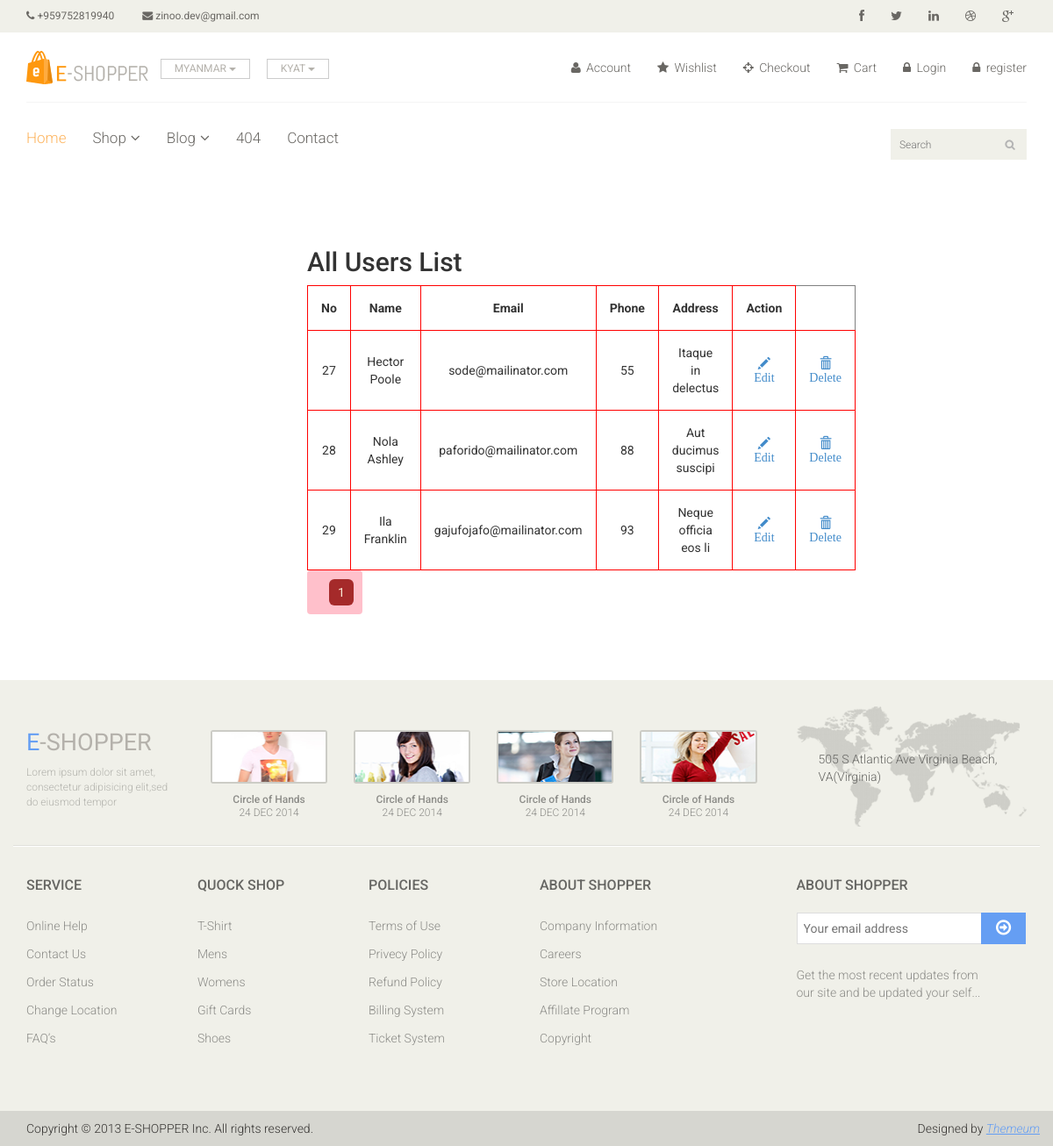
Page /all-users.php on the committed database.
### tables this page shows
CREATE TABLE `users` (
  `user_id` int(11) NOT NULL,
  `name` varchar(255) NOT NULL,
  `email` varchar(255) NOT NULL,
  `password` varchar(255) NOT NULL,
  `phone` varchar(255) NOT NULL,
  `address` text NOT NULL,
  `create_date` datetime NOT NULL,
  `updated_date` datetime NOT NULL
);

### all-users.php (the view, shortened to what this page needs)
<?php
include "db.php";
include "partials/header.php";
include "partials/header-banner.php";
?>
<div class="w-50  m-auto">
    <table border="1">
        <h2>All Users List</h2>
        <thead>
            <tr>
                <th>No</th>
                <th>Name</th>
                <th>Email</th>
                <th>Phone</th>
                <th>Address</th>
                <th>Action</th>
            </tr>
        </thead>
        <?php
        $record_per_page = 3;
        $page = '';
        if (isset($_GET['page'])) {
            $page = $_GET['page'];
        } else {
            $page = 1;
        }
        $start_page = ($page - 1) * $record_per_page;
        $user_qry = "SELECT * FROM users LIMIT $start_page,$record_per_page";
        $res = mysqli_query($db_connection, $user_qry);
        while ($data = mysqli_fetch_assoc($res)) :
        ?>
        <tbody>
            <tr>
                <td> <?php echo $data['user_id'];  ?></td>
                <td> <?php echo $data['name']  ?></td>
                <td> <?php echo $data['email']  ?></td>
                <td> <?php echo $data['phone']  ?></td>
                <td> <?php echo $data['address']  ?></td>
                <td>
                    <a href="edit-user.php?id=<?php echo $data['user_id'] ?>"><span class="glyphicon glyphicon-pencil">
                            Edit
                        </span></a>
                </td>
                <td>
                    <a href="delete-user.php?id=<?php echo $data['user_id'] ?>"><span class="glyphicon glyphicon-trash">
                            Delete</span></a>
                </td>
            </tr>
            <?php
        endwhile
            ?>
        </tbody>
    </table>
    <div class="pagination">
        <?php
        $page_qry = "SELECT * FROM users ORDER BY user_id DESC";
        $page_res = mysqli_query($db_connection, $page_qry);
        $total_records = mysqli_num_rows($page_res);
        $total_pages = ceil($total_records / $record_per_page);
        for ($i = 1; $i < $total_pages; $i++) {
            echo "<a href='all-users.php?page=" . $i . "' >" . $i . "</a>";
        }
        ?>
    </div>
</div>
<?php
include "partials/footer.php";
?>

### partials/header.php (shortened to what this page needs)
<!DOCTYPE html>
<html lang="en">
<head>
    <link href="css/bootstrap.min.css" rel="stylesheet">
    <link href="css/font-awesome.min.css" rel="stylesheet">
    <link href="css/prettyPhoto.css" rel="stylesheet">
    <link href="css/price-range.css" rel="stylesheet">
    <link href="css/animate.css" rel="stylesheet">
    <link href="css/responsive.css" rel="stylesheet">
    <link href="css/main.css" rel="stylesheet">
    <link rel="stylesheet" href="css/mystyle.css">
</head>
<body>

### partials/header-banner.php (shortened to what this page needs)
<?php
$name = isset($_SESSION['name']);
?>
<header id="header">
    <div class="header_top">
        <div class="container">
            <div class="row">
                <div class="col-sm-6">
                    <div class="contactinfo">
                        <ul class="nav nav-pills">
                            <li><a href="#"><i class="fa fa-phone"></i> +959752819940</a></li>
                            <li><a href="#"><i class="fa fa-envelope"></i> zinoo.dev@gmail.com</a></li>
                        </ul>
                    </div>
                </div>
                <div class="col-sm-6">
                    <div class="social-icons pull-right">
                        <ul class="nav navbar-nav">
                            <li><a href="#"><i class="fa fa-facebook"></i></a></li>
                            <li><a href="#"><i class="fa fa-twitter"></i></a></li>
                            <li><a href="#"><i class="fa fa-linkedin"></i></a></li>
                            <li><a href="#"><i class="fa fa-dribbble"></i></a></li>
                            <li><a href="#"><i class="fa fa-google-plus"></i></a></li>
                        </ul>
                    </div>
                </div>
            </div>
        </div>
    </div>
    <div class="header-middle">
        <div class="container">
            <div class="row">
                <div class="col-sm-4">
                    <div class="logo pull-left">
                        <a href="index.php"><img src="../images/home/logo.png" alt="" /></a>
                    </div>
                    <div class="btn-group pull-right">
                        <div class="btn-group">
                            <button type="button" class="btn btn-default dropdown-toggle usa" data-toggle="dropdown">
                                MYANMAR
                                <span class="caret"></span>
                            </button>
                        </div>
                        <div class="btn-group">
                            <button type="button" class="btn btn-default dropdown-toggle usa" data-toggle="dropdown">
                                KYAT
                                <span class="caret"></span>
                            </button>
                        </div>
                    </div>
                </div>
                <div class="col-sm-8">
                    <div class="shop-menu pull-right">
                        <ul class="nav navbar-nav">
                            <li><a href="account-profile.php"><i class="fa fa-user"></i> Account</a></li>
                            <li><a href="#"><i class="fa fa-star"></i> Wishlist</a></li>
                            <li><a href="checkout.php"><i class="fa fa-crosshairs"></i> Checkout</a></li>
                            <li><a href="cart.php"><i class="fa fa-shopping-cart"></i> Cart  </a></li>
                            <?php if ($name) : ?>
                            <li> <a> <?php
                                            echo $_SESSION['name'];
                                            ?></a> </li>
                            <?php else : ?>
                            <li><a href="login.php"><i class="fa fa-lock"></i> Login</a></li>
                            <?php endif ?>
                            <?php if ($name) : ?>
                            <li><a href="logout.php"><i class="fa fa-lock"></i> logout</a></li>
                            <?php else : ?>
                            <li><a href="register.php"><i class="fa fa-lock"></i> register</a></li>
                            <?php endif ?>
                        </ul>
                    </div>
                </div>
            </div>
        </div>
    </div>
    <div class="header-bottom">
        <div class="container">
            <div class="row">
                <div class="col-sm-9">
                    <div class="mainmenu pull-left">
                        <ul class="nav navbar-nav collapse navbar-collapse">
                            <li><a href="index.php" class="active">Home</a></li>
                            <li class="dropdown"><a href="#">Shop<i class="fa fa-angle-down"></i></a>
                            </li>
                            <li class="dropdown"><a href="#">Blog<i class="fa fa-angle-down"></i></a>
                            </li>
                            <li><a href="404.php">404</a></li>
                            <li><a href="contact-us.php">Contact</a></li>
                        </ul>
                    </div>
                </div>
                <div class="col-sm-3">
                    <div class="search_box pull-right">
                        <input type="text" placeholder="Search" />
                    </div>
                </div>
            </div>
        </div>
    </div>
</header>

### partials/footer.php (shortened to what this page needs)
<footer id="footer">
    <div class="footer-top">
        <div class="container">
            <div class="row">
                <div class="col-sm-2">
                    <div class="companyinfo">
                        <h2><span>e</span>-shopper</h2>
                        <p>Lorem ipsum dolor sit amet, consectetur adipisicing elit,sed do eiusmod tempor</p>
                    </div>
                </div>
                <div class="col-sm-7">
                    <div class="col-sm-3">
                        <div class="video-gallery text-center">
                            <a href="#">
                                <div class="iframe-img">
                                    <img src="images/home/iframe1.png" alt="" />
                                </div>
                            </a>
                            <p>Circle of Hands</p>
                            <h2>24 DEC 2014</h2>
                        </div>
                    </div>
                    <div class="col-sm-3">
                        <div class="video-gallery text-center">
                            <a href="#">
                                <div class="iframe-img">
                                    <img src="images/home/iframe2.png" alt="" />
                                </div>
                            </a>
                            <p>Circle of Hands</p>
                            <h2>24 DEC 2014</h2>
                        </div>
                    </div>
                    <div class="col-sm-3">
                        <div class="video-gallery text-center">
                            <a href="#">
                                <div class="iframe-img">
                                    <img src="images/home/iframe3.png" alt="" />
                                </div>
                            </a>
                            <p>Circle of Hands</p>
                            <h2>24 DEC 2014</h2>
                        </div>
                    </div>
                    <div class="col-sm-3">
                        <div class="video-gallery text-center">
                            <a href="#">
                                <div class="iframe-img">
                                    <img src="images/home/iframe4.png" alt="" />
                                </div>
                            </a>
                            <p>Circle of Hands</p>
                            <h2>24 DEC 2014</h2>
                        </div>
                    </div>
                </div>
                <div class="col-sm-3">
                    <div class="address">
                        <img src="images/home/map.png" alt="" />
                        <p>505 S Atlantic Ave Virginia Beach, VA(Virginia)</p>
                    </div>
                </div>
            </div>
        </div>
    </div>
    <div class="footer-widget">
        <div class="container">
            <div class="row">
                <div class="col-sm-2">
                    <div class="single-widget">
                        <h2>Service</h2>
                        <ul class="nav nav-pills nav-stacked">
                            <li><a href="#">Online Help</a></li>
                            <li><a href="#">Contact Us</a></li>
                            <li><a href="#">Order Status</a></li>
                            <li><a href="#">Change Location</a></li>
                            <li><a href="#">FAQ’s</a></li>
                        </ul>
                    </div>
                </div>
                <div class="col-sm-2">
                    <div class="single-widget">
                        <h2>Quock Shop</h2>
                        <ul class="nav nav-pills nav-stacked">
                            <li><a href="#">T-Shirt</a></li>
                            <li><a href="#">Mens</a></li>
                            <li><a href="#">Womens</a></li>
                            <li><a href="#">Gift Cards</a></li>
                            <li><a href="#">Shoes</a></li>
                        </ul>
                    </div>
                </div>
                <div class="col-sm-2">
                    <div class="single-widget">
                        <h2>Policies</h2>
                        <ul class="nav nav-pills nav-stacked">
                            <li><a href="#">Terms of Use</a></li>
                            <li><a href="#">Privecy Policy</a></li>
                            <li><a href="#">Refund Policy</a></li>
                            <li><a href="#">Billing System</a></li>
                            <li><a href="#">Ticket System</a></li>
                        </ul>
                    </div>
                </div>
                <div class="col-sm-2">
                    <div class="single-widget">
                        <h2>About Shopper</h2>
                        <ul class="nav nav-pills nav-stacked">
                            <li><a href="#">Company Information</a></li>
                            <li><a href="#">Careers</a></li>
                            <li><a href="#">Store Location</a></li>
                            <li><a href="#">Affillate Program</a></li>
                            <li><a href="#">Copyright</a></li>
                        </ul>
                    </div>
                </div>
                <div class="col-sm-3 col-sm-offset-1">
                    <div class="single-widget">
                        <h2>About Shopper</h2>
                        <form action="#" class="searchform">
                            <input type="text" placeholder="Your email address" />
                            <button type="submit" class="btn btn-default"><i
                                    class="fa fa-arrow-circle-o-right"></i></button>
                            <p>Get the most recent updates from <br />our site and be updated your self...</p>
                        </form>
                    </div>
                </div>
            </div>
        </div>
    </div>
    <div class="footer-bottom">
        <div class="container">
            <div class="row">
                <p class="pull-left">Copyright © 2013 E-SHOPPER Inc. All rights reserved.</p>
                <p class="pull-right">Designed by <span><a target="_blank"
                            href="http://www.themeum.com">Themeum</a></span></p>
            </div>
        </div>
    </div>
</footer>
</body>
</html>

### css/mystyle.css (style rules this page uses)
.pagination>a { background: brown; display: inline-block; margin: 10px; padding: 5px 10px; border-radius: 6px; color: antiquewhite; }
.pagination { background: pink; }

### rows in the picture
users: user_id "27", name "Hector Poole", email "sode@mailinator.com", phone "55", address "Itaque in delectus"
users: user_id "28", name "Nola Ashley", email "paforido@mailinator.com", phone "88", address "Aut ducimus suscipi"
users: user_id "29", name "Ila Franklin", email "gajufojafo@mailinator.com", phone "93", address "Neque officia eos li"
